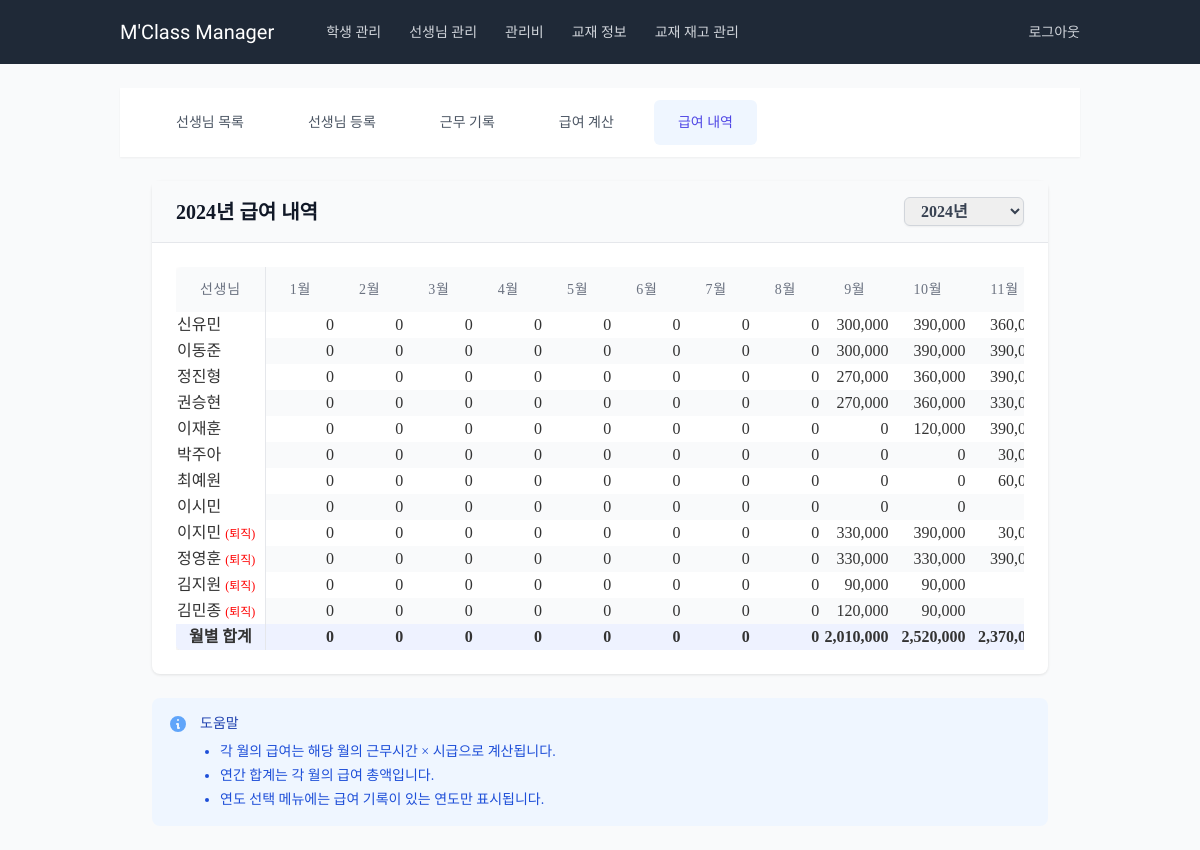
The page /teachers/salary/table/ (signed in) on the database as committed earlier.
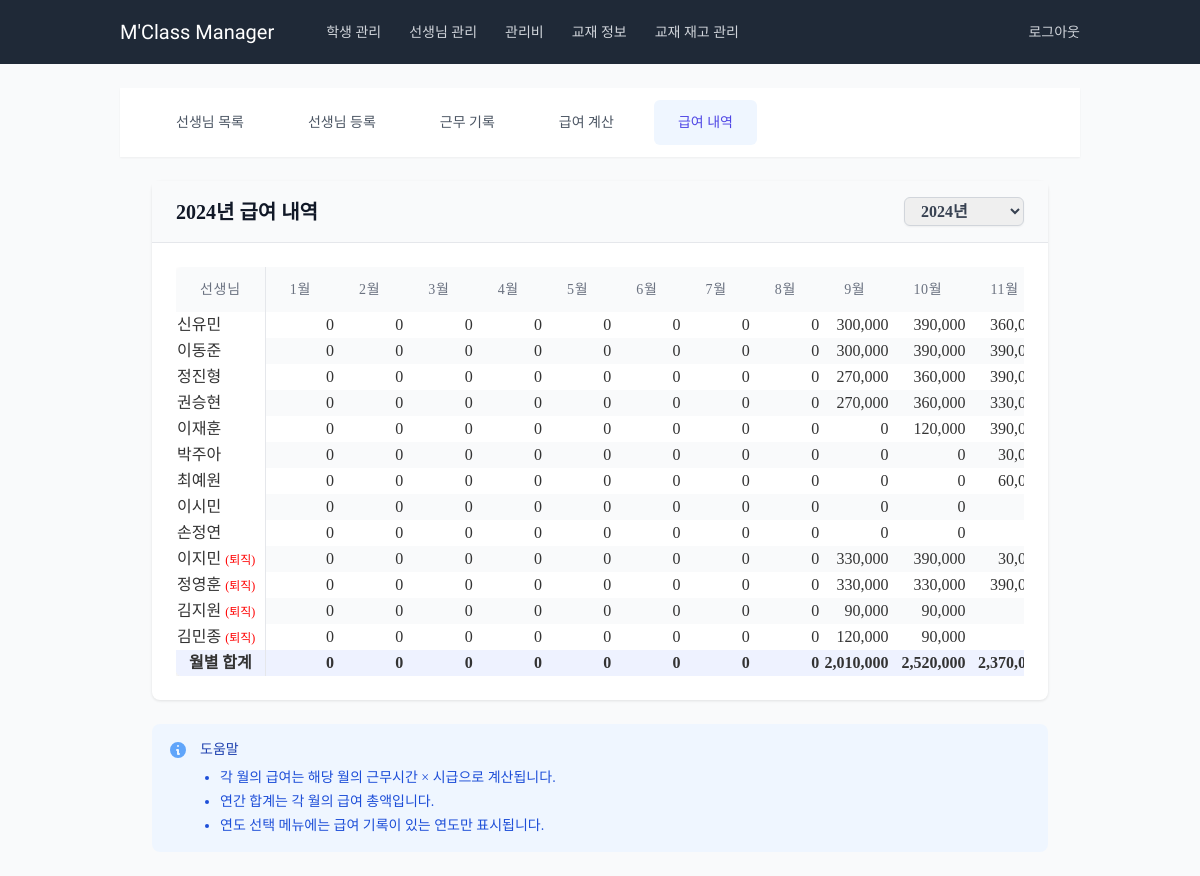
The same page on the database as committed later.
### teachers/models.py (models this page shows, shortened)
class Teacher(models.Model):
    GENDER_CHOICES = [
        ('M', '남'),
        ('F', '여'),
    ]
    name = models.CharField(max_length=100, verbose_name='이름')
    phone_number = models.CharField(
        max_length=11,
        validators=[validate_phone_number],
        blank=True,
        null=True,
        verbose_name='전화번호'
    )
    email = models.EmailField(blank=True, null=True, verbose_name='이메일')
    gender = models.CharField(max_length=1, choices=GENDER_CHOICES, blank=True, null=True, verbose_name='성별')
    hire_date = models.DateField(blank=True, null=True, verbose_name='입사일')
    resignation_date = models.DateField(null=True, blank=True, verbose_name='퇴사일')
    bank = models.ForeignKey('common.Bank', on_delete=models.SET_NULL, blank=True, null=True, verbose_name='거래은행')
    account_number = models.CharField(max_length=20, blank=True, null=True, verbose_name='급여계좌')
    base_salary = models.IntegerField(blank=True, null=True, verbose_name='급여기준', default=15000)
    additional_salary = models.IntegerField(blank=True, null=True, verbose_name='추가급여', default=0)
    other_info = models.TextField(blank=True, null=True, verbose_name='기타')
    is_active = models.BooleanField(default=True, verbose_name="재직 중")
    extra_field1 = models.CharField(max_length=100, blank=True, null=True, verbose_name='예비1')
    extra_field2 = models.CharField(max_length=100, blank=True, null=True, verbose_name='예비2')
    extra_field3 = models.CharField(max_length=100, blank=True, null=True, verbose_name='예비3')
    extra_field4 = models.CharField(max_length=100, blank=True, null=True, verbose_name='예비4')
    class Meta:
        verbose_name = '교사'
        verbose_name_plural = '교사'

### teachers/views.py (the view)
# urls.py: path('salary/table/', views.SalaryTableView.as_view(), name='salary_table'),
class SalaryTableView(LoginRequiredMixin, View):
    def get(self, request):
        current_year = timezone.now().year
        selected_year = request.GET.get('year')
        year = int(selected_year) if selected_year else current_year
        date_range = Attendance.objects.aggregate(
            min_date=Min('date'),
            max_date=Max('date')
        )
        if date_range['min_date'] and date_range['max_date']:
            start_year = date_range['min_date'].year
            end_year = date_range['max_date'].year
            year_range = range(start_year, end_year + 1)
        else:
            year_range = range(current_year - 2, current_year + 1)
        teachers = Teacher.objects.all()
        months = range(1, 13)
        salary_table = []
        grand_total = 0
        for teacher in teachers.filter(is_active=True):
            teacher_data = {'teacher': teacher}
            total = 0
            for month in months:
                start_date = datetime(year, month, 1)
                if month == 12:
                    end_date = datetime(year + 1, 1, 1) - timedelta(days=1)
                else:
                    end_date = datetime(year, month + 1, 1) - timedelta(days=1)
                attendances = Attendance.objects.filter(
                    teacher=teacher,
                    date__range=[start_date, end_date]
                )
                work_hours = sum(
                    (a.end_time.hour * 60 + a.end_time.minute) - (a.start_time.hour * 60 + a.start_time.minute)
                    for a in attendances if a.start_time and a.end_time
                ) / 60
                salary = int(work_hours * (teacher.base_salary or 15000))
                teacher_data[month] = salary
                total += salary
            teacher_data['total'] = total
            grand_total += total
            salary_table.append(teacher_data)
        for teacher in teachers.filter(is_active=False):
            teacher_data = {'teacher': teacher}
            total = 0
            for month in months:
                start_date = datetime(year, month, 1)
                if month == 12:
                    end_date = datetime(year + 1, 1, 1) - timedelta(days=1)
                else:
                    end_date = datetime(year, month + 1, 1) - timedelta(days=1)
                attendances = Attendance.objects.filter(teacher=teacher, date__range=[start_date, end_date])
                work_hours = sum(
                    (a.end_time.hour * 60 + a.end_time.minute) - (a.start_time.hour * 60 + a.start_time.minute)
                    for a in attendances if a.start_time and a.end_time
                ) / 60
                salary = int(work_hours * (teacher.base_salary or 15000))
                teacher_data[month] = salary
                total += salary
            teacher_data['total'] = total
            grand_total += total
            salary_table.append(teacher_data)
        context = {
            'year': year,
            'year_range': sorted(list(year_range), reverse=True),
            'months': months,
            'salary_table': salary_table,
            'grand_total': grand_total,
        }
        return render(request, 'teachers/salary_table.html', context)

### teachers/templatetags/custom_filters.py (called while the page is built)
@register.filter
def get_item(dictionary, key):
    return dictionary.get(key)

@register.filter
def sum_column(salary_table, month):
    return sum(row.get(month, 0) for row in salary_table)

### teachers/templates/teachers/salary_table.html (shortened to what the changed rows need)
{% extends 'teachers/base_teachers.html' %}
{% load humanize %}
{% load custom_filters %}
{% block teacher_content %}
<div class="space-y-6">
    <div class="content-card">
        <div class="card-header">
            <div class="sm:flex justify-between items-center space-y-4 sm:space-y-0">
                <h1 class="text-xl font-semibold text-gray-900">
                    {{ year }}년 급여 내역
                </h1>
            </div>
        </div>
        <div class="card-body">
            {% if salary_table %}
            <div class="overflow-x-auto">
                <table class="content-table min-w-full">
                    <thead>
                        <tr>
                            <th class="whitespace-nowrap sticky left-0 bg-gray-50 z-10 border-r font-medium">선생님</th>
                            {% for month in months %}
                                <th class="whitespace-nowrap font-medium text-right" style="text-align: right;">{{ month }}월</th>
                            {% endfor %}
                        </tr>
                    </thead>
                    <tbody>
                        {% for row in salary_table %}
                            <tr class="hover:bg-gray-50">
                                <td class="font-medium sticky left-0 bg-white z-10 border-r">
                                    {{ row.teacher.name }}
                                </td>
                                {% for month in months %}
                                    <td class="whitespace-nowrap" style="text-align: right;">
                                        {{ row|get_item:month|default:0|intcomma }}
                                    </td>
                                {% endfor %}
                            </tr>
                        {% endfor %}
                    </tbody>
                </table>
            </div>
            {% else %}
            <div class="text-center py-8 text-gray-500">
                {{ year }}년도의 급여 데이터가 없습니다.
            </div>
            {% endif %}
        </div>
    </div>
</div>
{% endblock %}

Rows that differ between the two databases and show on the page:
added Teacher: teacher.name "손정연"
Other text that changed with them:
new list line: "0 0 0 0 0 0 0 0 0 0"
